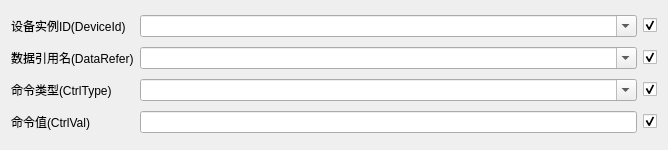
<?xml version="1.0" encoding="UTF-8"?>
<ui version="4.0">
 <class>CTcpEdgeTestDataView_CtrlCmd</class>
 <widget class="QWidget" name="CTcpEdgeTestDataView_CtrlCmd">
  <property name="geometry">
   <rect>
    <x>0</x>
    <y>0</y>
    <width>668</width>
    <height>150</height>
   </rect>
  </property>
  <property name="windowTitle">
   <string>CTcpEdgeTestDataView_TimeReadReq</string>
  </property>
  <layout class="QGridLayout" name="gridLayout">
   <item row="3" column="2">
    <widget class="QCheckBox" name="__CtrlVal__">
     <property name="text">
      <string/>
     </property>
     <property name="checked">
      <bool>true</bool>
     </property>
    </widget>
   </item>
   <item row="1" column="0">
    <widget class="QLabel" name="label_5">
     <property name="text">
      <string>数据引用名(DataRefer)</string>
     </property>
    </widget>
   </item>
   <item row="3" column="1">
    <widget class="QLineEdit" name="_CtrlVal_"/>
   </item>
   <item row="3" column="0">
    <widget class="QLabel" name="label_6">
     <property name="text">
      <string>命令值(CtrlVal)</string>
     </property>
    </widget>
   </item>
   <item row="1" column="2">
    <widget class="QCheckBox" name="__DataRefer__">
     <property name="text">
      <string/>
     </property>
     <property name="checked">
      <bool>true</bool>
     </property>
    </widget>
   </item>
   <item row="0" column="2">
    <widget class="QCheckBox" name="__DeviceId__">
     <property name="text">
      <string/>
     </property>
     <property name="checked">
      <bool>true</bool>
     </property>
    </widget>
   </item>
   <item row="0" column="0">
    <widget class="QLabel" name="label_4">
     <property name="text">
      <string>设备实例ID(DeviceId)</string>
     </property>
    </widget>
   </item>
   <item row="2" column="0">
    <widget class="QLabel" name="label_7">
     <property name="text">
      <string>命令类型(CtrlType)</string>
     </property>
    </widget>
   </item>
   <item row="2" column="1">
    <widget class="QComboBox" name="_CtrlType_">
     <property name="editable">
      <bool>true</bool>
     </property>
    </widget>
   </item>
   <item row="2" column="2">
    <widget class="QCheckBox" name="__CtrlType__">
     <property name="text">
      <string/>
     </property>
     <property name="checked">
      <bool>true</bool>
     </property>
    </widget>
   </item>
   <item row="0" column="1">
    <widget class="QComboBox" name="_DeviceId_">
     <property name="sizePolicy">
      <sizepolicy hsizetype="Expanding" vsizetype="Fixed">
       <horstretch>0</horstretch>
       <verstretch>0</verstretch>
      </sizepolicy>
     </property>
     <property name="editable">
      <bool>true</bool>
     </property>
    </widget>
   </item>
   <item row="1" column="1">
    <widget class="QComboBox" name="_DataRefer_">
     <property name="editable">
      <bool>true</bool>
     </property>
    </widget>
   </item>
  </layout>
 </widget>
 <layoutdefault spacing="6" margin="11"/>
 <resources/>
 <connections/>
</ui>
